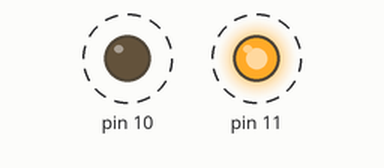
A sketch run on a simulated Arduino Uno, built with avr-gcc and run on an emulated ATmega328P. On the bench: output pins drawn as LEDs (lit = HIGH). Dashed ring = blinking.

Above: at 0.2 s.
Timing chart, 0 to 3.0 s (numbered marks = the images above):
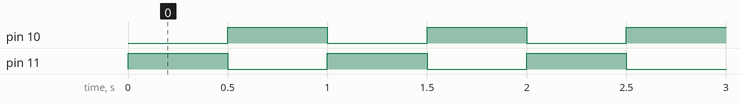

The sketch:

code.ino
```cpp
/* This is very very basic flashing effect,
  to act as a starting point for you to create your own effects

*/
void setup()
{

  pinMode(11, OUTPUT);
  pinMode(10, OUTPUT);
}

void loop()
{
  //show colour 1;
  digitalWrite(11, HIGH);
  digitalWrite(10, LOW);

  delay(500); //wait half a second

  //show colour 2:
  digitalWrite(10, HIGH);
  digitalWrite(11, LOW);

  delay(500); //wait half a second

  //any more pattern or changes here...
}
```

Measured:
- by itself, pin 10, pin 11: alternates HIGH for 0.50 s and LOW for 0.50 s
